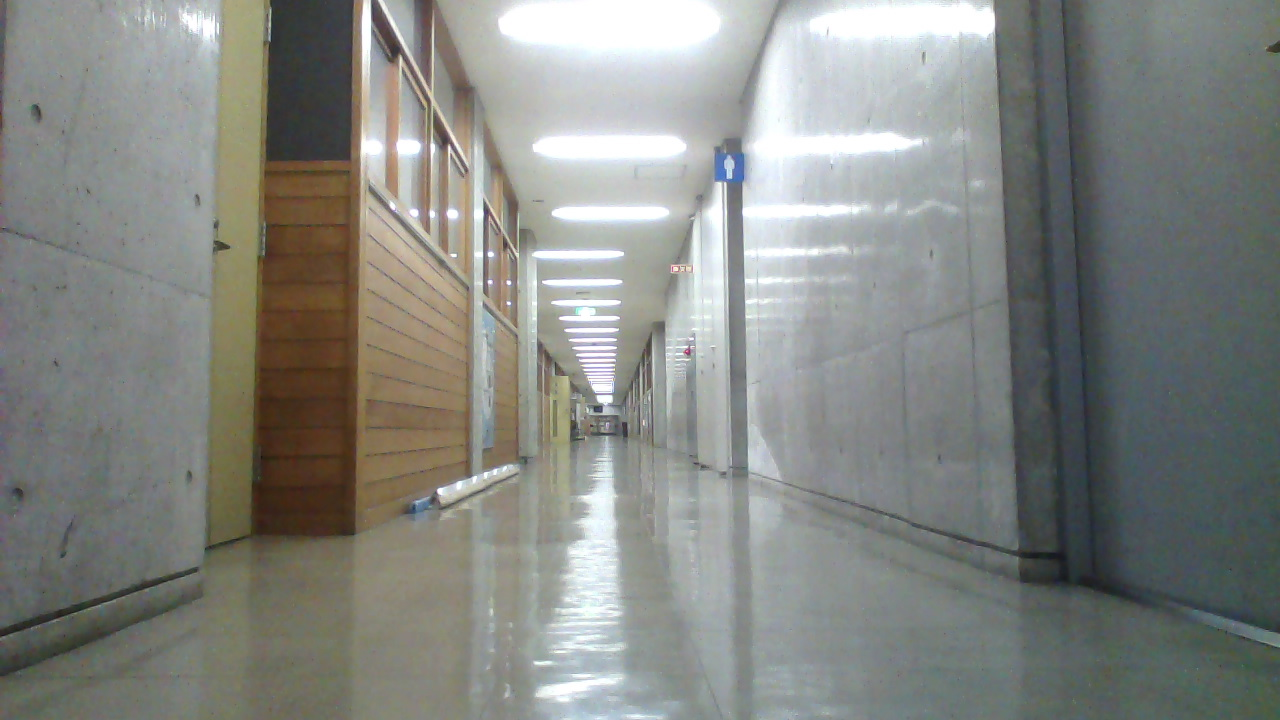
//> input picture img/img0000.png, 1280 x 720 px; its folder holds 4 pictures in this run
$ ./opticalflow   (built with g++ and OpenCV 4)
//> lines starting //> are read from the running program, lines starting //| are printed output that depends on the picture
#include <stdio.h>
#include <opencv2/core/core.hpp>
#include <opencv2/highgui/highgui.hpp>
#include <iostream>

using namespace std;
using namespace cv;

int main(int argc, const char* argv[])
{
	char str[10];
	const int width=1280;
	const int height=720;
	Mat img1(height, width, CV_8UC1);
	Mat img2(height, width, CV_8UC1);

	namedWindow("image1", cv::WINDOW_NORMAL);
	namedWindow("image2", cv::WINDOW_NORMAL);

	for (int i=0; i<100; i++){

		sprintf(str,"img/img%04d.png",i);
		// 画像データをファイルを読み込む
		img1 = imread(str, cv::IMREAD_GRAYSCALE);
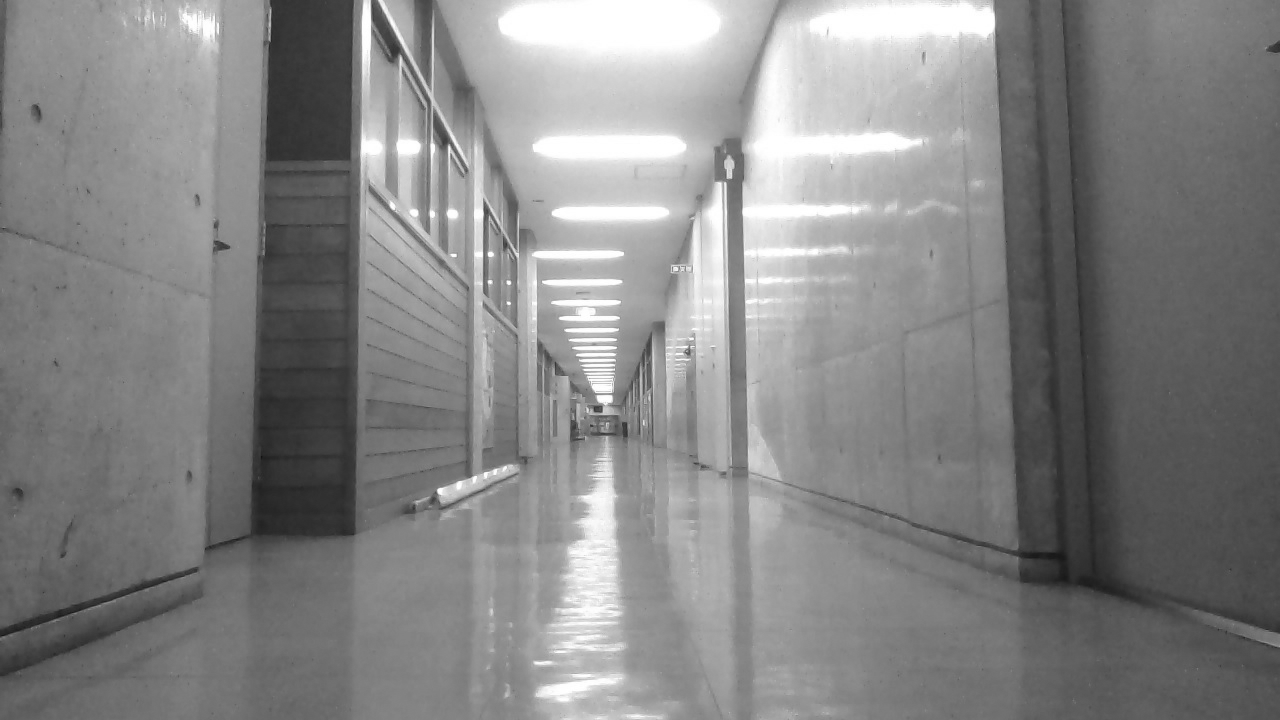
//> img1: 720 rows x 1280 cols, CV_8UC1; min 18, max 255, mean 133.2
		// 画像の読み込みに失敗したらエラー終了する
		if(img1.empty())
		{
			cerr << "Failed to open image file." << endl;
			return -1;
		}
		//x方向微分
		for (int y=0; y<height; y++){
			for (int x=0; x<width-5; x++){
				img2.at<unsigned char>(y, x) =img1.at<unsigned char>(y, x+5) - img1.at<unsigned char>(y, x);
				//printf("%d\n",img2.at<unsigned char>(y,x) );
			}
		}
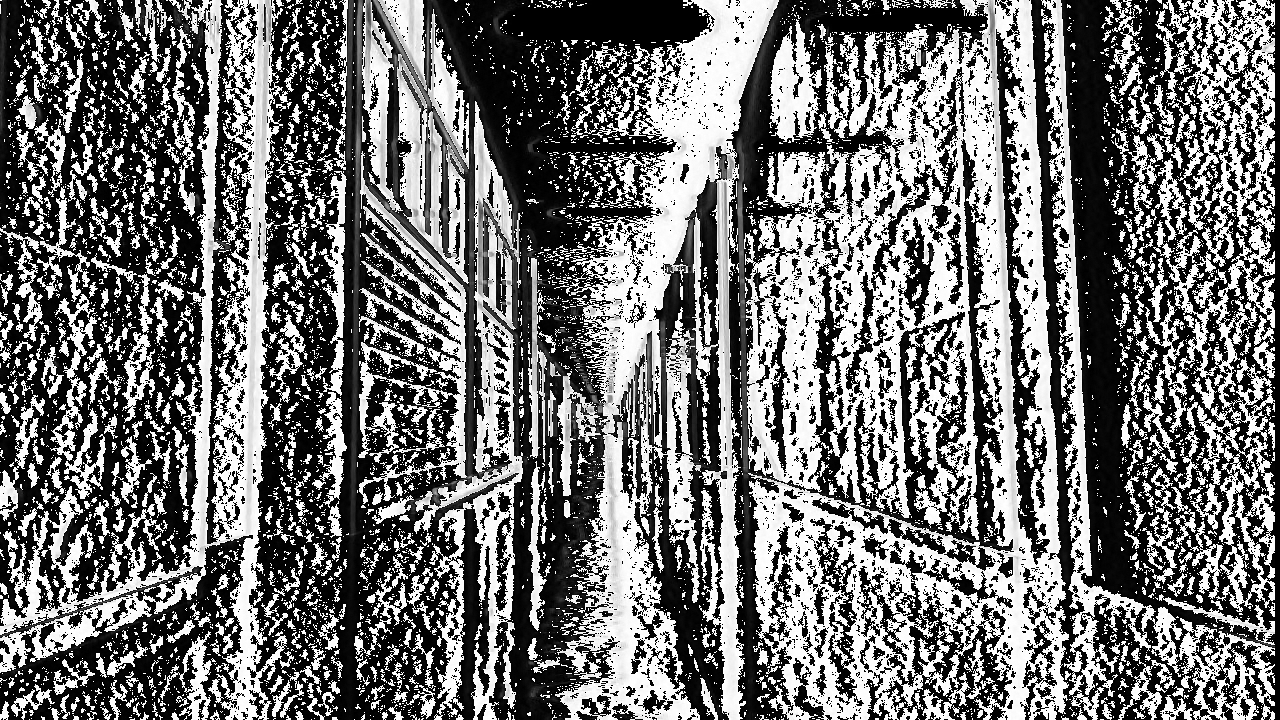
//> img2: 720 rows x 1280 cols, CV_8UC1; min 0, max 255, mean 113.1
		//img2=img1.clone();
		imshow("image1", img1);
		imshow("image2", img2);
		if(waitKey(300)=='q')break;
	}
//> pass 2 of the loop `for (int i=0; i<100; i++)`:
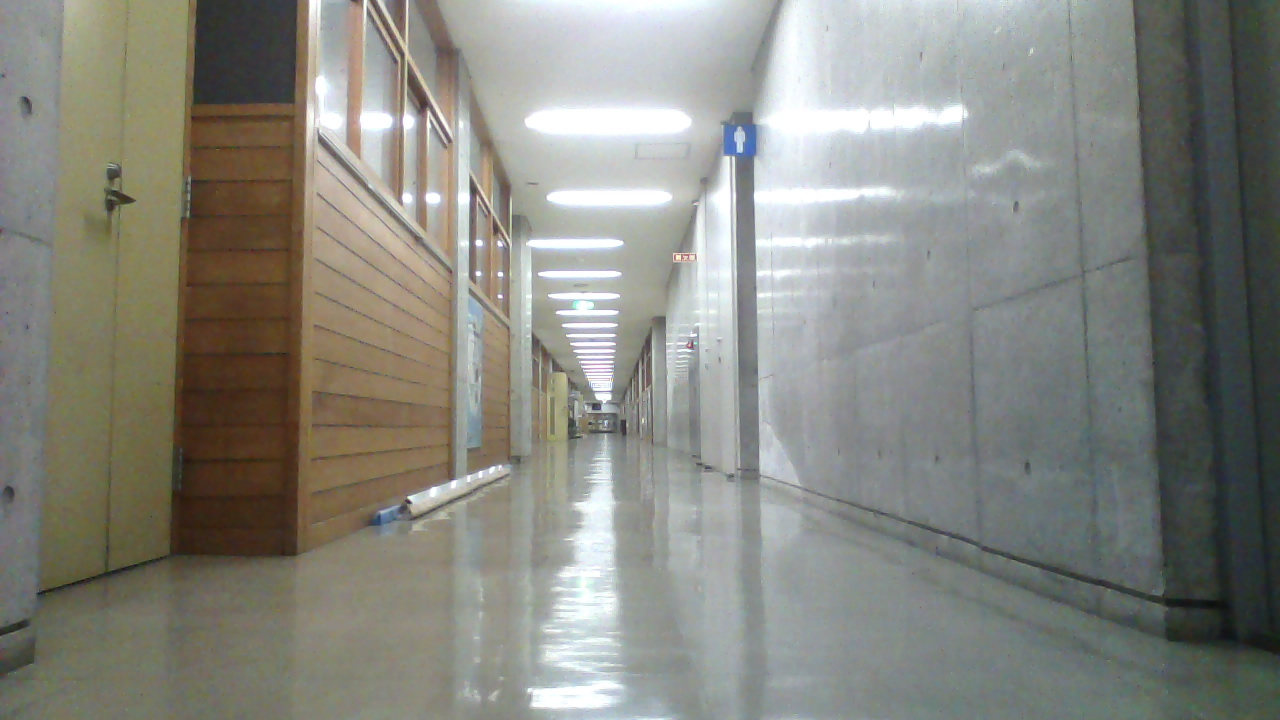
//> input picture img/img0001.png, 1280 x 720 px
//> `img1 = imread(str, cv::IMREAD_GRAYSCALE);`:
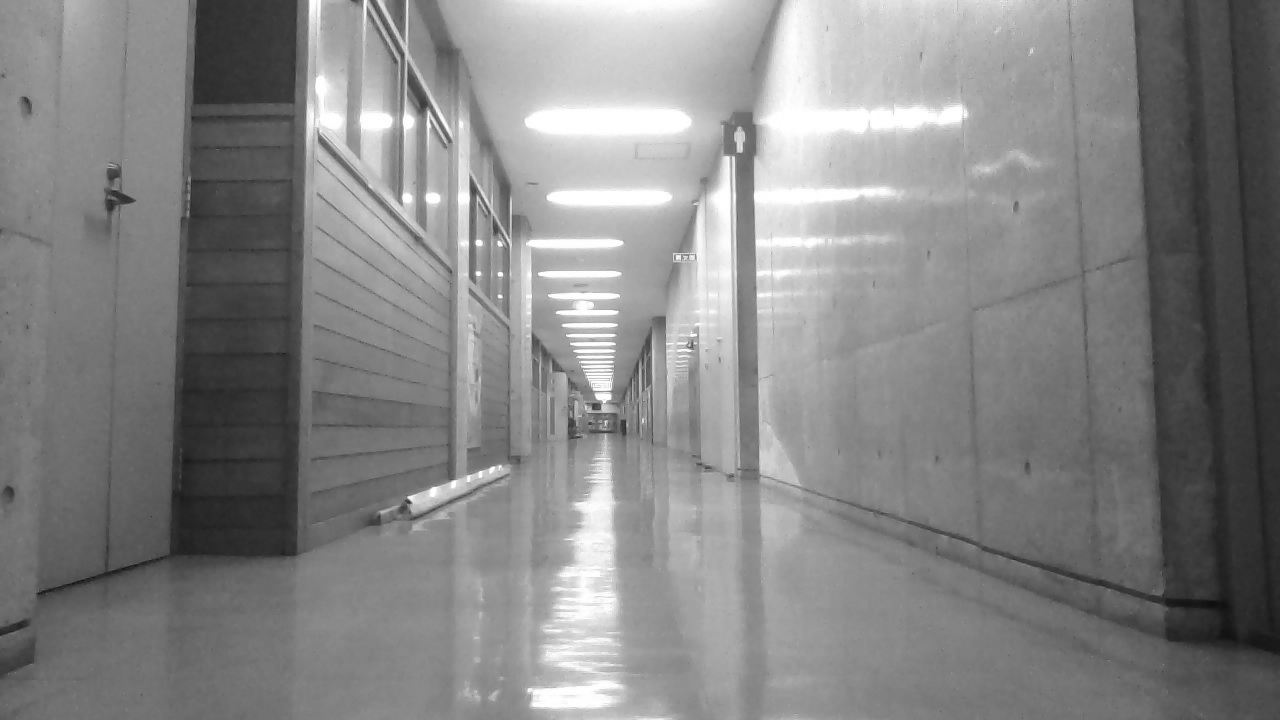
//> img1: 720 rows x 1280 cols, CV_8UC1; min 12, max 255, mean 133.2
//> after the loop `for (int y=0; y<height; y++)`:
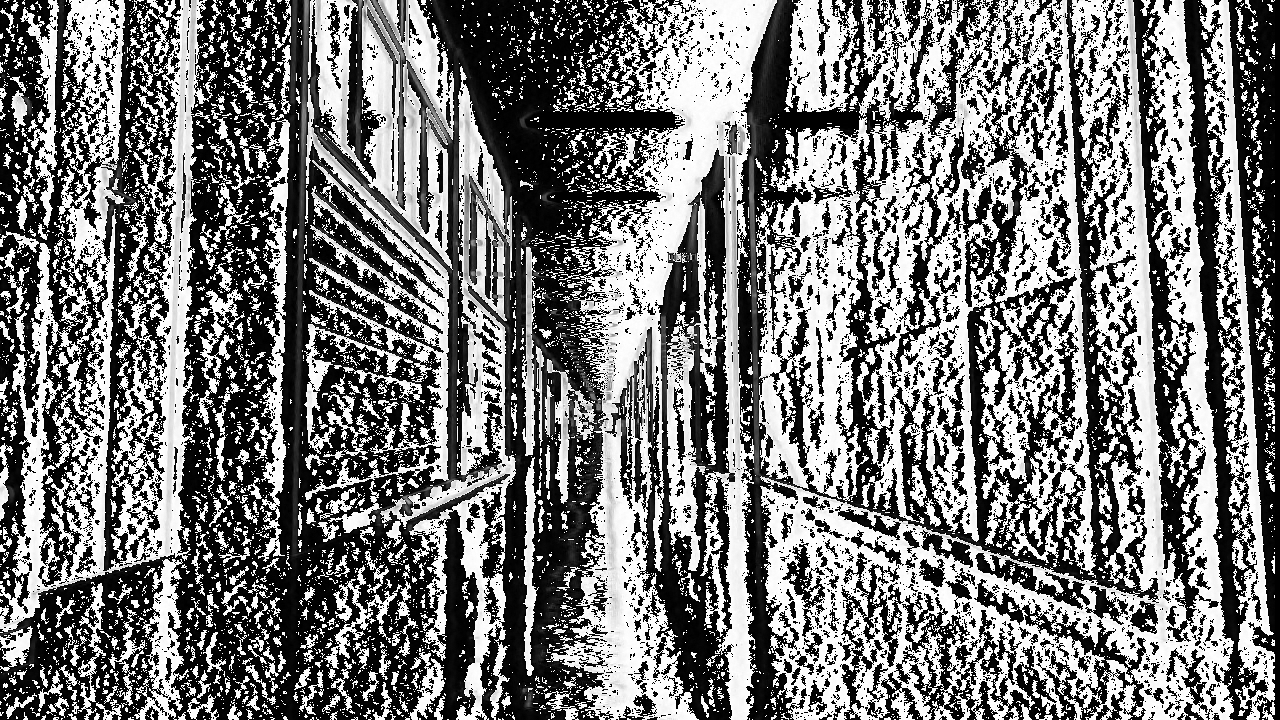
//> img2: 720 rows x 1280 cols, CV_8UC1; min 0, max 255, mean 120.3
//> pass 3 of the loop `for (int i=0; i<100; i++)`:
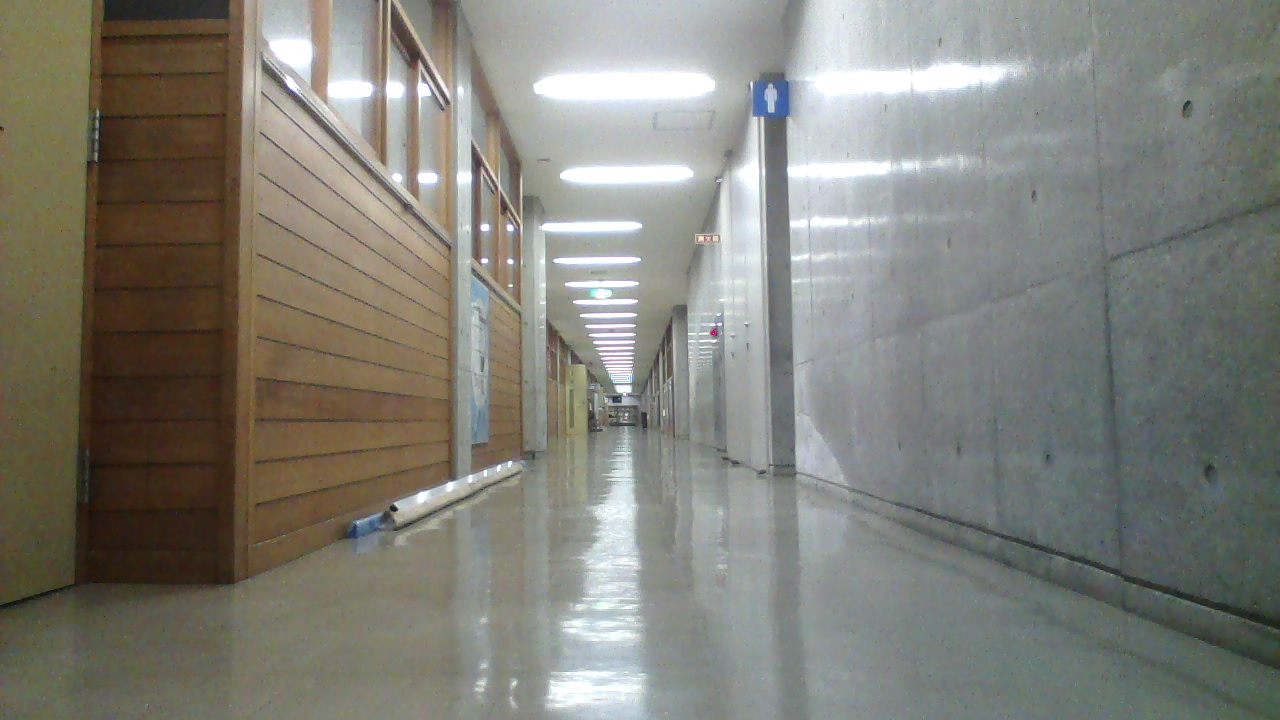
//> input picture img/img0002.png, 1280 x 720 px
//> `img1 = imread(str, cv::IMREAD_GRAYSCALE);`:
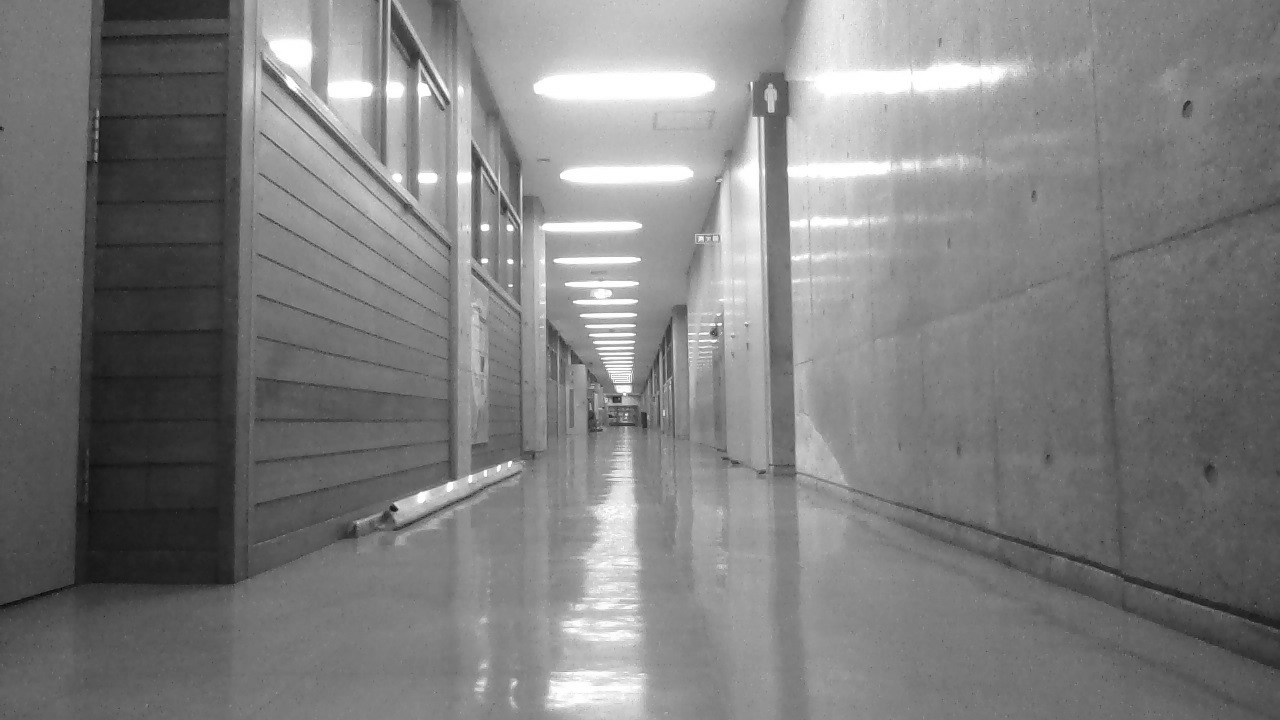
//> img1: 720 rows x 1280 cols, CV_8UC1; min 7, max 255, mean 126.4
//> after the loop `for (int y=0; y<height; y++)`:
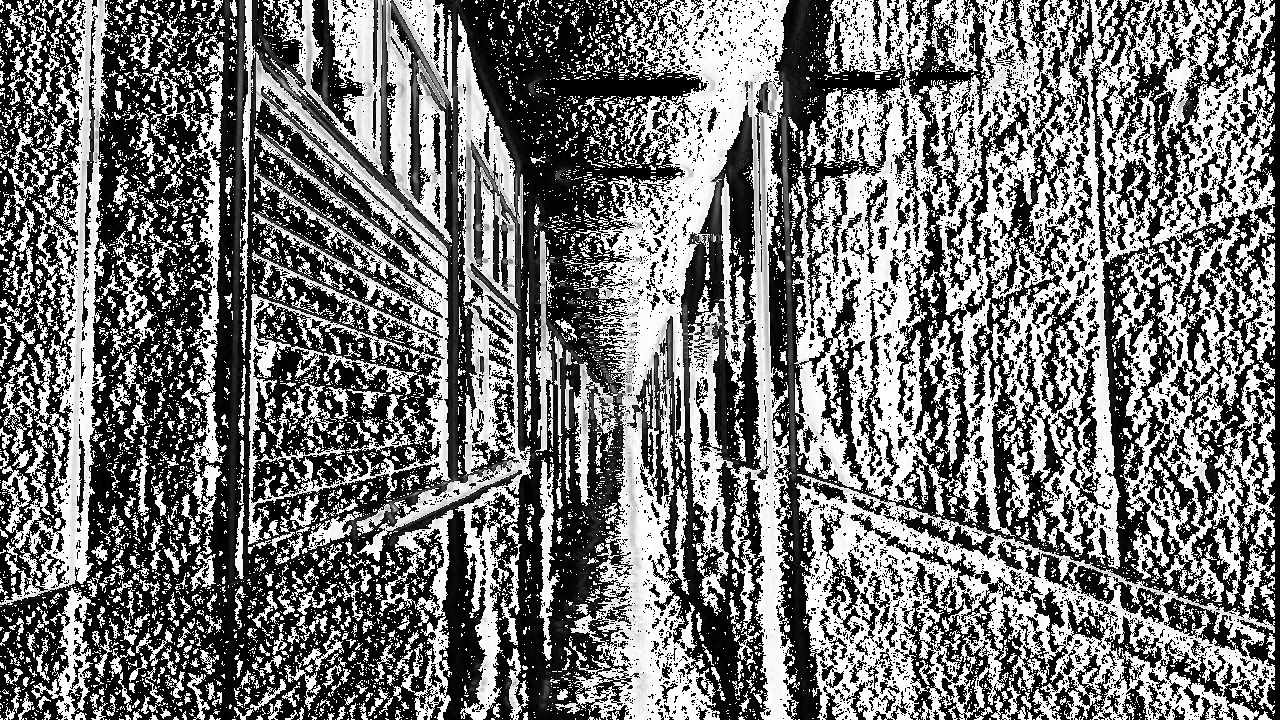
//> img2: 720 rows x 1280 cols, CV_8UC1; min 0, max 255, mean 117.4
//> the loop made 5 passes; the first 3 are shown
//> (the run ends here: the program exits with an error code, at `return -1;`)
